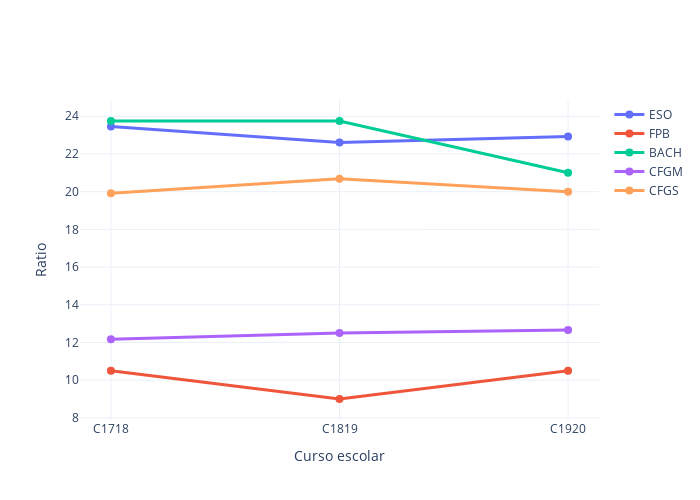

The code cell stored with this chart in its notebook:
### Markdown cell above
## Evolución de la ratio de alumnado por niveles

### Code cell
myplotly.num_students_evolution(df_ce, stages, years, ratio=True)

### Figure 1 — Plotly figure (JSON) as saved in the notebook; plotly's stock layout.template omitted (floating-point values rounded to 4 significant figures)
{"data": [{"hoverinfo": "name+text", "line": {"width": 3}, "marker": {"size": 8}, "name": "ESO", "text": [23.46, 22.62, 22.93], "type": "scatter", "x": ["C1718", "C1819", "C1920"], "y": [23.46, 22.62, 22.93]}, {"hoverinfo": "name+text", "line": {"width": 3}, "marker": {"size": 8}, "name": "FPB", "text": [10.5, 9, 10.5], "type": "scatter", "x": ["C1718", "C1819", "C1920"], "y": [10.5, 9, 10.5]}, {"hoverinfo": "name+text", "line": {"width": 3}, "marker": {"size": 8}, "name": "BACH", "text": [23.75, 23.75, 21], "type": "scatter", "x": ["C1718", "C1819", "C1920"], "y": [23.75, 23.75, 21]}, {"hoverinfo": "name+text", "line": {"width": 3}, "marker": {"size": 8}, "name": "CFGM", "text": [12.17, 12.5, 12.67], "type": "scatter", "x": ["C1718", "C1819", "C1920"], "y": [12.17, 12.5, 12.67]}, {"hoverinfo": "name+text", "line": {"width": 3}, "marker": {"size": 8}, "name": "CFGS", "text": [19.92, 20.69, 20], "type": "scatter", "x": ["C1718", "C1819", "C1920"], "y": [19.92, 20.69, 20]}], "layout": {"height": 500, "width": 700, "xaxis": {"title": {"text": "Curso escolar"}}, "yaxis": {"title": {"text": "Ratio"}}}}
